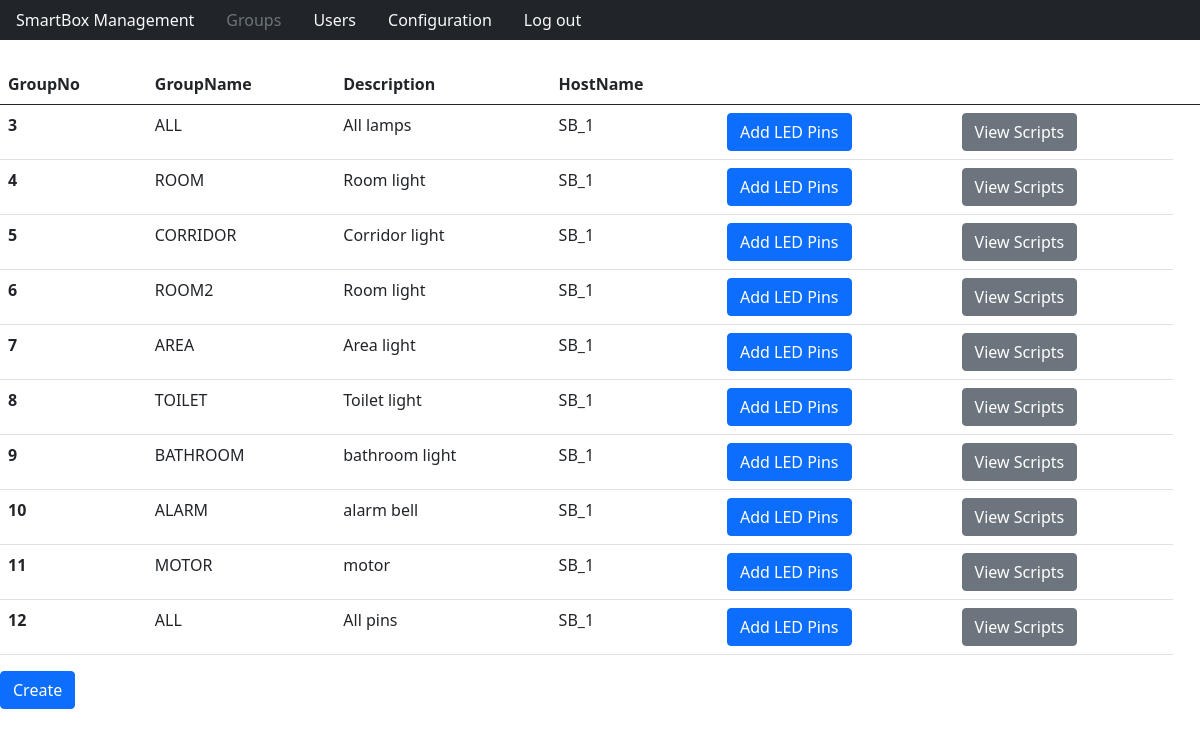
The app's page /groups.php (signed in) with its own data.
### tables this page shows
CREATE TABLE `groups` (
  `GroupNo` int(11) NOT NULL AUTO_INCREMENT,
  `GroupName` varchar(20) DEFAULT NULL,
  `Description` varchar(50) DEFAULT NULL,
  `HostName` varchar(16) DEFAULT NULL,
  PRIMARY KEY (`GroupNo`),
  KEY `HostName` (`HostName`),
  CONSTRAINT `group_ibfk_1` FOREIGN KEY (`HostName`) REFERENCES `smartboxes` (`HostName`) ON UPDATE CASCADE ON DELETE CASCADE
);

CREATE TABLE `manage`(
  `ManageId`int(11) NOT NULL AUTO_INCREMENT,
  `HostName` VARCHAR(16) DEFAULT NULL,
  `UserNo` int(11) DEFAULT NULL,
  PRIMARY KEY (`ManageId`),
  KEY `UserNo`(`UserNo`),
  CONSTRAINT `manage_ibfk_1` FOREIGN KEY(`HostName`) REFERENCES `smartboxes` (`HostName`) ON UPDATE CASCADE ON DELETE CASCADE,
  CONSTRAINT `manage_ibfk_2` FOREIGN KEY(`UserNo`) REFERENCES `users` (`UserNo`) ON UPDATE CASCADE ON DELETE CASCADE
);

### groups.php (the view, shortened to what this page needs)
 <?php
    include_once "htmlHead.php";
    include_once "databaseConnect.php";
    include_once "navigationBar.php";
?>
    <body>
        <?php
            if($_SESSION["userIsAdmin"]==0){
                $sqlStatement = $connection->prepare("SELECT * from groups, manage where groups.HostName=manage.HostName and UserNo=?");
                $sqlStatement->bind_param("i", $_SESSION["currentUserNo"]);
                $sqlStatement->execute();
                $result = $sqlStatement->get_result();
            }else{
                $result = $connection->query("SELECT * from groups");
            }
            if ($result) {
                ?>
                <table class="table">
                    <thead>
                        <tr>
                            <th scope="col">GroupNo</th>
                            <th scope="col">GroupName</th>
                            <th scope="col">Description</th>
                            <th scope="col">HostName</th>
                            <th scope="col"></th>
                            <th scope="col"></th>
                            <th scope="col"></th>
                        </tr>
                    </thead>
                    <tbody>
                        <?php
                        while ($row = $result->fetch_assoc()) {?>
                            <tr>
                                <th scope="row"><?= $row["GroupNo"] ?></th>
                                <td><?= $row["GroupName"] ?></td>
                                <td><?= $row["Description"] ?></td>
                                <td><?= $row["HostName"] ?></td>
                                <td>
                                    <form action="" method="post">
                                        <input type="submit" class="btn btn-primary" value="Add LED Pins"></input>
                                    </form>
                                </td>
                                <td>
                                    <form action="" method="post">
                                        <input type="submit" class="btn btn-secondary" value="View Scripts"></input>
                                    </form>
                                </td>
                            </tr>
                        <?php }?>
                    </tbody>
                </table>
<?php
            }  else {
                print "Something went wrong selecting data";
            }
        ?>
        <div class="mb-3">
            <form action="" method="post">
                <input type="submit" class="btn btn-primary" value="Create">
            </form>
        </div>
    </body>
</html>

### records on screen
groups: GroupNo "3", GroupName "ALL", Description "All lamps", manage.HostName "SB_1"
groups: GroupNo "4", GroupName "ROOM", Description "Room light", manage.HostName "SB_1"
groups: GroupNo "5", GroupName "CORRIDOR", Description "Corridor light", manage.HostName "SB_1"
groups: GroupNo "6", GroupName "ROOM2", Description "Room light", manage.HostName "SB_1"
groups: GroupNo "7", GroupName "AREA", Description "Area light", manage.HostName "SB_1"
groups: GroupNo "8", GroupName "TOILET", Description "Toilet light", manage.HostName "SB_1"
groups: GroupNo "9", GroupName "BATHROOM", Description "bathroom light", manage.HostName "SB_1"
groups: GroupNo "10", GroupName "ALARM", Description "alarm bell", manage.HostName "SB_1"
groups: GroupNo "11", GroupName "MOTOR", Description "motor", manage.HostName "SB_1"
groups: GroupNo "12", GroupName "ALL", Description "All pins", manage.HostName "SB_1"

### other values on screen
$pageText "SmartBox Management"
$pageText "Users"
$pageText "Configuration"
